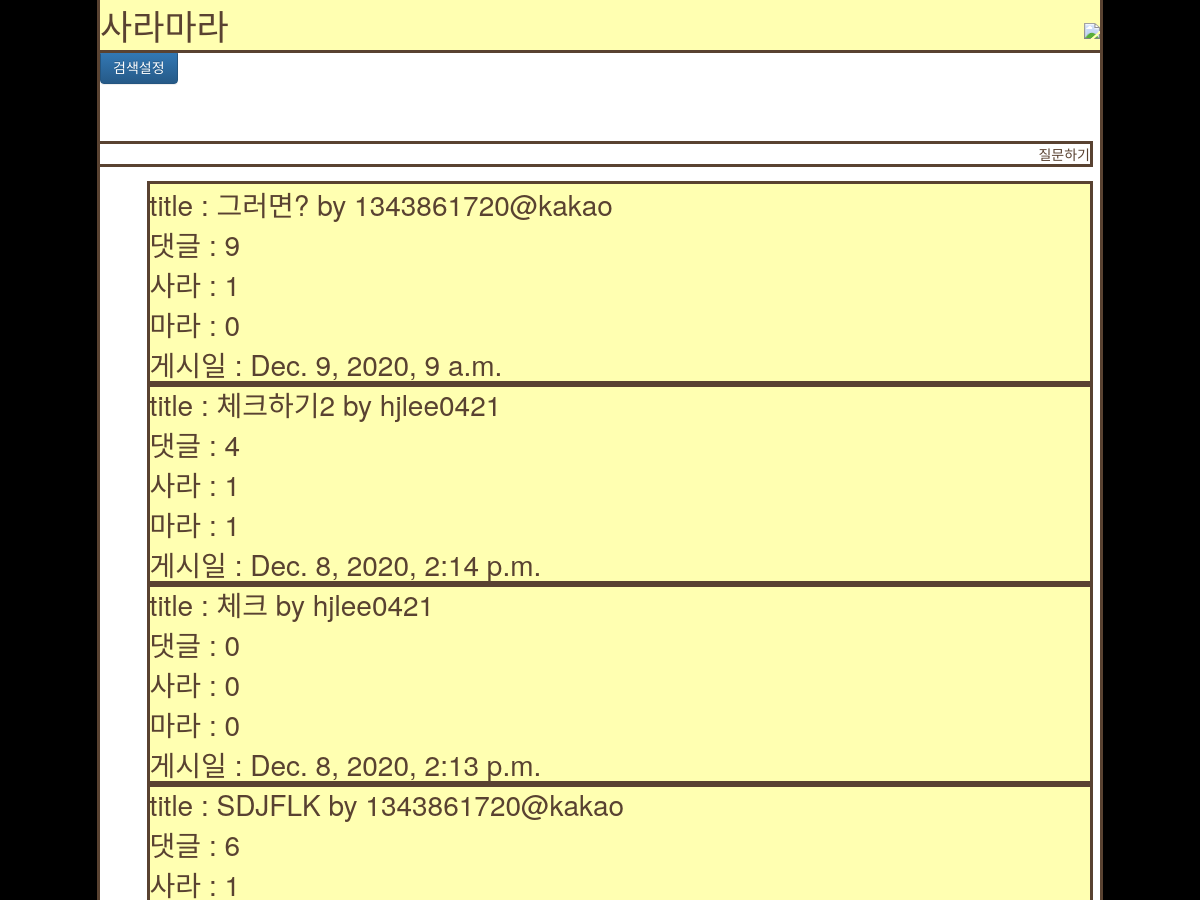
The app's page / (upper part), older data.
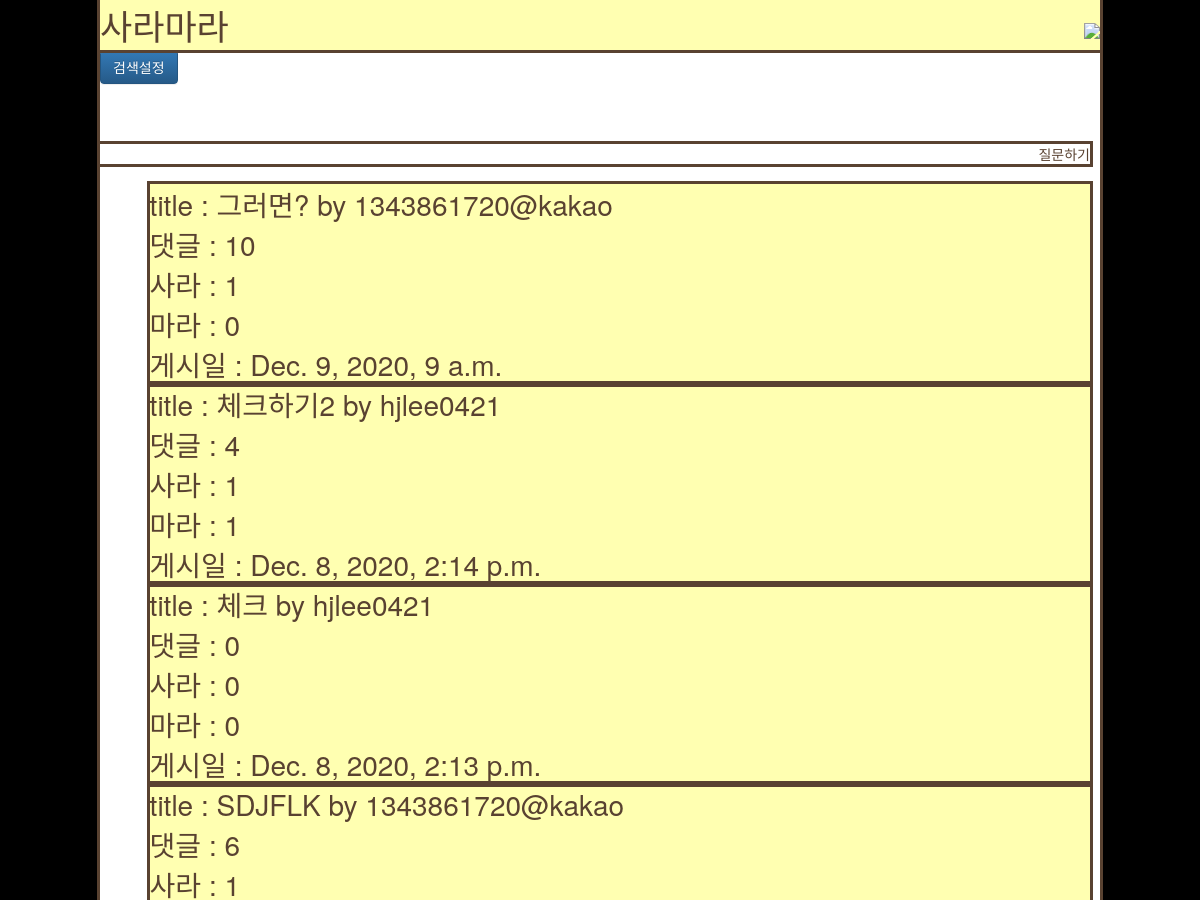
The same page, newer data.
### posts/models.py (models this page shows, shortened)
class Post(models.Model):
    author = models.ForeignKey(
        settings.AUTH_USER_MODEL, on_delete=models.CASCADE)  # settings.py 에 AUTH_USER_MODEL 확인 추천!
    title = models.CharField(max_length=128)
    price = models.CharField(max_length=128, blank=True, null=True)
    brand = models.CharField(max_length=128, blank=True, null=True)
    link = models.CharField(
        max_length=128, blank=True, null=True)
    pub_date = models.DateTimeField(auto_now_add=True,
                                    verbose_name='date published')
    sara = models.TextField(blank=True, null=True)
    mara = models.TextField(blank=True, null=True)
    sara_cnt = models.IntegerField(default=0)
    mara_cnt = models.IntegerField(default=0)
    comment_cnt = models.IntegerField(default=0)
    view_cnt = models.IntegerField(default=0)
    ckcontent = RichTextUploadingField(blank=True, null=True)
    CATEGORY_CHOICES = (
        ('상의', '상의'),
        ('하의', '하의'),
        ('신발', '신발'),
        ('기타', '기타'),
    )
    category = models.CharField(
        max_length=128, choices=CATEGORY_CHOICES, default='상의', null=False)
    class Meta:
        ordering = ['-id']

class User(AbstractUser):
    kakao_unique_id = models.CharField(
        max_length=128, blank=True, null=True, default="")
    kakao_access_token = models.CharField(
        max_length=128, blank=True, null=True, default="")
    gender = models.CharField(
        max_length=128, blank=True, null=True, default="")
    email = models.EmailField(
        max_length=128, blank=True, null=True, default="")
    birthday = models.CharField(
        max_length=128, blank=True, null=True, default="0101")
    birthyear = models.CharField(
        max_length=128, blank=True, null=True, default=str(randint(1950, 2010)))

### posts/views.py (the view)
# urls.py: path('', views.IndexView.as_view(), name='index'),
class IndexView(generic.ListView):
    model = Post
    template_name = 'posts/index.html'
    context_object_name = 'post_objects'
    paginate_by = 10
    def get(self, request, *args, **kwargs):
        timerange = request.GET.get('timerange')
        timerange_list = ['1일', '7일', '30일']
        drone = request.GET.get('drone')
        drone_list = ['view_cnt', 'comment_cnt', 'sara_cnt', 'mara_cnt']
        category = request.GET.get('category')
        category_list = ['상의', '하의', '신발', '기타']
        keyword = request.GET.get('keyword')
        if timerange in timerange_list:
            self.queryset = self.get_queryset().filter(
                pub_date__gte=datetime.now()-timedelta(days=int(timerange[:-1])))
        if category in category_list:
            self.queryset = self.get_queryset().filter(category=category)
        if keyword:
            self.queryset = self.get_queryset().filter(Q(title__icontains=keyword)
                                                       | Q(ckcontent__icontains=keyword))
        if drone in drone_list:
            self.queryset = self.get_queryset().order_by('-'+drone)
        return super(IndexView, self).get(request, *args, **kwargs)

### posts/context_processors.py (called while the page is built)
def kakao_login_key(request):
    return {'javascript_sdk_key': str(secrets["kakao"]["javascript_key"])}

### posts/templates/posts/index.html (shortened to what this page needs)
{% extends 'posts/base.html' %} {% block content %}
<input
  type="submit"
  class="btn btn-primary"
  id="search-button"
  value="검색설정"
/>
<br /><br /><br />
<br />
<div class="ask-list">
  {% if user.is_authenticated %}
  <a href="{% url 'posts:ask' %}">질문하기</a>
  {% else %}
  <a href="{% url 'posts:signin' %}">질문하기</a>
  {% endif %}
</div>
<br />
<div class="items-wrap">
  {% if post_objects %}
  <ul>
    {% for post in post_objects %}
    <a href="{% url 'posts:detail' post.id %}"
      ><div class="single-item">
        title : {{post.title|upper}} by {{post.author}} <br />
        댓글 : {{post.comment_cnt}} <br />
        사라 : {{post.sara_cnt}} <br />
        마라 : {{post.mara_cnt}} <br />
        게시일 : {{post.pub_date}} <br />
      </div>
    </a>
    {% endfor %}
  </ul>
  {% else %}
  <p>no posts are available</p>
  {% endif %}
</div>
{% endblock %}

Row changes from the older to the newer data that the page shows:
changed Post "그러면?": comment_cnt "9" → "10"
